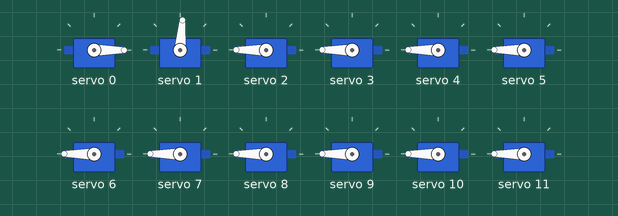
Bench run of a sketch on a simulated ESP32. Shown: 12 × servo. What the sketch prints to the serial monitor is not drawn.

Above: at 0.05 s.
At 0.55 s:
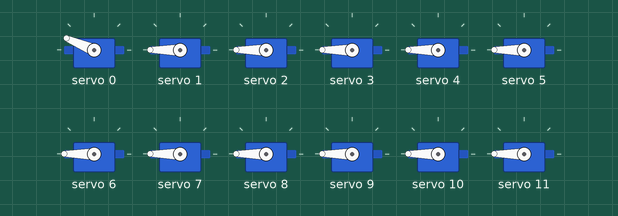
At 1.25 s:
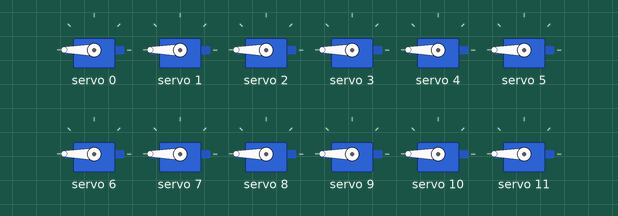
At 2.45 s:
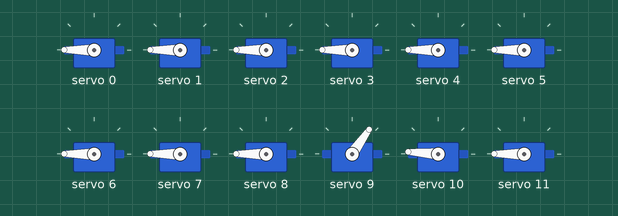
At 3.65 s:
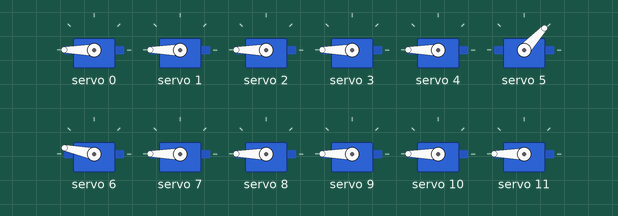
At 4.9 s:
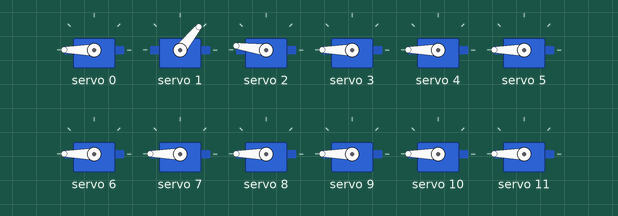
Timing chart, 0 to 6.4 s (numbered marks = the images above):
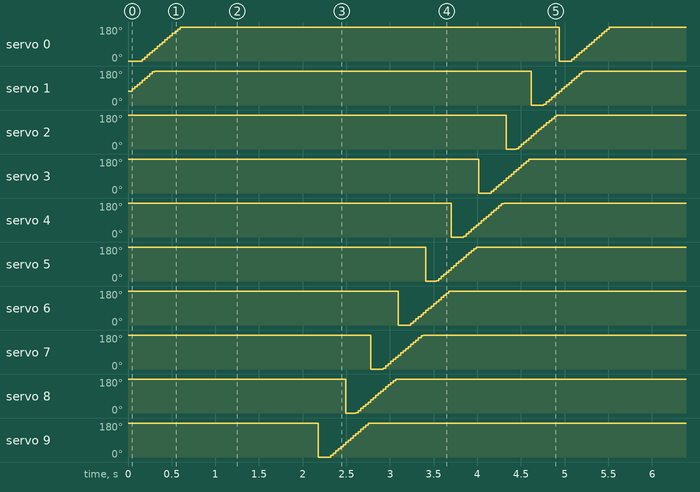

The sketch:

ESP32_PWM_Test.ino
```cpp
#include <Wire.h>
#include <Adafruit_PWMServoDriver.h>

// called this way, it uses the default address 0x40
Adafruit_PWMServoDriver pwm = Adafruit_PWMServoDriver();

void setup() {
  Serial.begin(115200);
  Serial.println("16 channel PWM test!");
  pwm.begin();
  pwm.setPWMFreq(50);  // This is the maximum PWM frequency

  // save I2C bitrate
  //uint8_t twbrbackup = TWBR;
  // must be changed after calling Wire.begin() (inside pwm.begin())
  //TWBR = 12; // upgrade to 400KHz!

}

void loop() {
  // Drive each PWM in a 'wave'
  for (uint16_t i=0; i<4096; i += 8)
  {
    for (uint8_t pwmnum=0; pwmnum < 16; pwmnum++)
    {
      pwm.setPWM(pwmnum, 5, (i + (4096/16)*pwmnum) % 4096 );
    }
  }
}
```

Measured:
- by itself, servo 0: repeats every 4.9 s: 21° 0.03 s, 32° 0.03 s, 43° 0.03 s, 55° 0.03 s, 66° 0.03 s, 77° 0.03 s, 89° 0.03 s, 100° 0.03 s, 112° 0.03 s, 123° 0.03 s, 134° 0.03 s, 146° 0.03 s, 157° 0.03 s, 168° 0.03 s, 180° 4.3 s, 0° 0.14 s, 9° 0.03 s
- by itself, servo 1: repeats every 4.9 s: 96° 0.03 s, 108° 0.03 s, 119° 0.03 s, 130° 0.03 s, 142° 0.03 s, 153° 0.03 s, 165° 0.03 s, 176° 0.03 s, 180° 4.3 s, 0° 0.14 s, 5° 0.03 s, 17° 0.03 s, 28° 0.03 s, 40° 0.03 s, 51° 0.03 s, 62° 0.03 s, 74° 0.03 s, 85° 0.03 s
